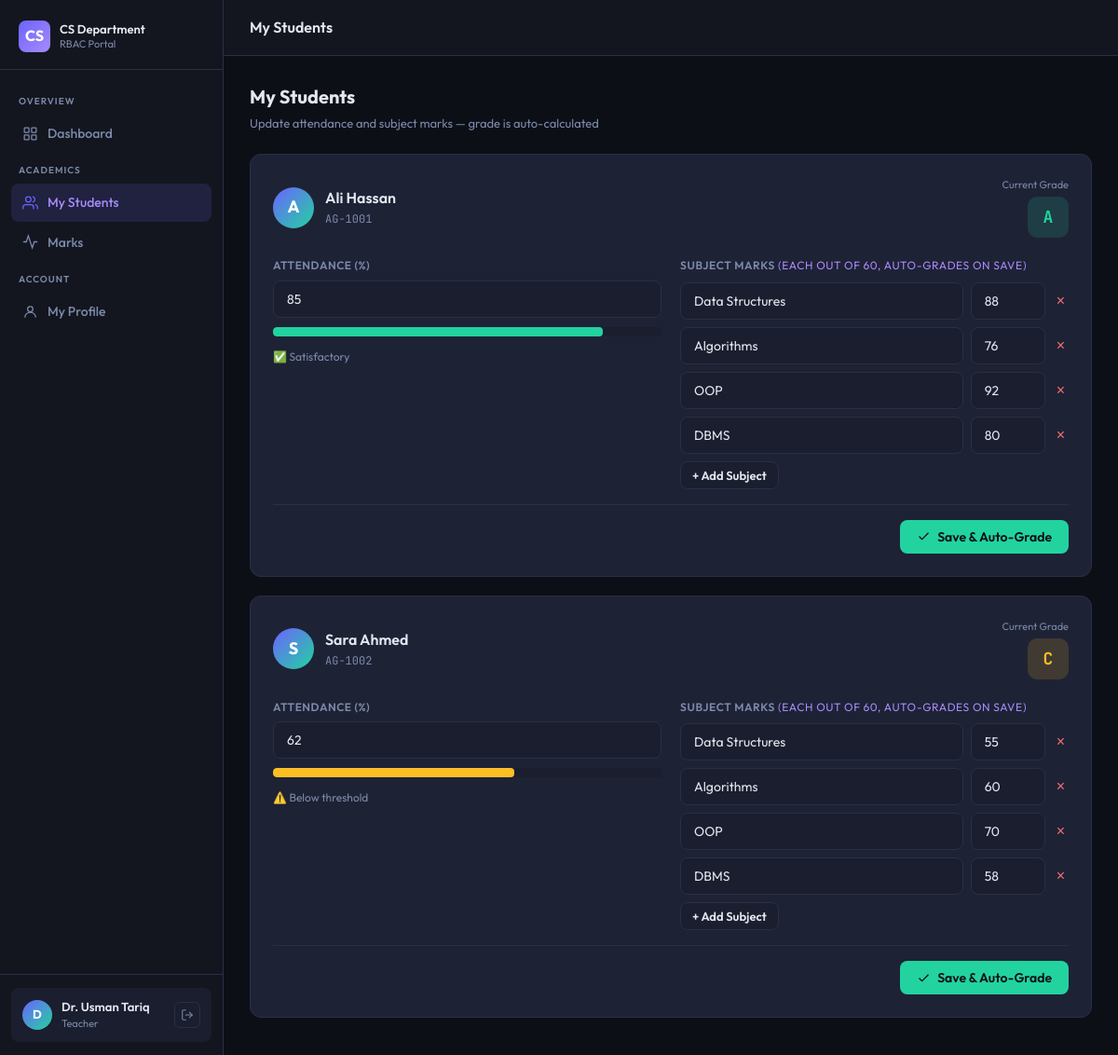
The app's page /teacher/students.php (signed in) with its own data.
### tables this page shows
CREATE TABLE IF NOT EXISTS student_records (
  student_id INT AUTO_INCREMENT PRIMARY KEY,
  ag_number  VARCHAR(50) NOT NULL UNIQUE,
  teacher_id INT         NOT NULL,
  attendance INT         DEFAULT 0,
  marks      TEXT,
  grades     VARCHAR(5)  DEFAULT NULL,
  created_at TIMESTAMP DEFAULT CURRENT_TIMESTAMP,
  FOREIGN KEY (teacher_id) REFERENCES users(user_id) ON DELETE CASCADE
);

CREATE TABLE IF NOT EXISTS users (
  user_id    INT AUTO_INCREMENT PRIMARY KEY,
  username   VARCHAR(100) NOT NULL UNIQUE,
  password   VARCHAR(255) NOT NULL,
  full_name  VARCHAR(150) NOT NULL,
  ag_number  VARCHAR(50)  DEFAULT NULL UNIQUE,
  role_id    INT          NOT NULL DEFAULT 3,
  status     ENUM('active','inactive') DEFAULT 'active',
  created_at TIMESTAMP DEFAULT CURRENT_TIMESTAMP,
  FOREIGN KEY (role_id) REFERENCES roles(role_id)
);

### config/db.php (called while the page is built, shortened)
<?php
if (!function_exists('e')) {
    function e($string) {
        return htmlspecialchars((string)$string, ENT_QUOTES, 'UTF-8');
    }
}

### teacher/students.php (the view, shortened to what this page needs)
<?php
require "../auth/auth_check.php";
$students = $conn->query("
    SELECT u.user_id, u.full_name, u.ag_number,
           s.student_id, s.attendance, s.marks, s.grades
    FROM users u
    JOIN student_records s ON u.ag_number = s.ag_number
    WHERE u.role_id = 3 AND s.teacher_id = {$_SESSION['user_id']}
    ORDER BY u.full_name
");
include "../layouts/header.php";
?>
<div class="page-header">
  <div><h2>My Students</h2><p>Update attendance and subject marks — grade is auto-calculated</p></div>
</div>
<?php if ($students && $students->num_rows): ?>
<div style="display:flex;flex-direction:column;gap:20px">
  <?php while ($s = $students->fetch_assoc()):
    $marks = json_decode($s['marks'] ?? '{}', true);
    $gradeClass = match($s['grades']) { 'F'=>'grade-F','B'=>'grade-B','C'=>'grade-C', default=>'grade-A' };
    $attFill = $s['attendance'] >= 75 ? 'good' : ($s['attendance'] >= 50 ? 'warn' : 'bad');
  ?>
  <div class="card">
    <div style="display:flex;align-items:center;justify-content:space-between;margin-bottom:20px">
      <div style="display:flex;align-items:center;gap:12px">
        <div style="width:44px;height:44px;border-radius:50%;background:linear-gradient(135deg,var(--accent),var(--green));display:flex;align-items:center;justify-content:center;font-weight:700;font-size:18px;color:#fff">
          <?= strtoupper(substr($s['full_name'],0,1)) ?>
        </div>
        <div>
          <div style="font-weight:600;font-size:16px"><?= e($s['full_name']) ?></div>
          <div class="mono" style="font-size:12px;color:var(--muted)"><?= e($s['ag_number'] ?? '—') ?></div>
        </div>
      </div>
      <div style="text-align:right">
        <div style="font-size:11px;color:var(--muted);margin-bottom:4px">Current Grade</div>
        <span class="grade-badge <?= $gradeClass ?>" style="font-size:18px;width:44px;height:44px;border-radius:10px">
          <?= e($s['grades'] ?: '—') ?>
        </span>
      </div>
    </div>
    <form method="post">
      <div class="grid-2">
        <div>
          <div class="form-group">
            <label>Attendance (%)</label>
            <input type="number" name="attendance"
                   value="<?= e($s['attendance']) ?>"
                   min="0" max="100"
                   oninput="updateBar(this, 'bar-<?= $s['student_id'] ?>')">
          </div>
          <div class="progress-bar" style="height:10px;margin-top:-6px;margin-bottom:12px">
            <div id="bar-<?= $s['student_id'] ?>" class="progress-fill <?= $attFill ?>" style="width:<?= e($s['attendance']) ?>%"></div>
          </div>
          <p style="font-size:12px;color:var(--muted)">
            <?php if ($s['attendance'] >= 75): ?>✅ Satisfactory
            <?php elseif ($s['attendance'] >= 50): ?>⚠️ Below threshold
            <?php else: ?>❌ Critical — below 50%<?php endif; ?>
          </p>
        </div>
        <div>
          <label style="display:block;font-size:12px;font-weight:600;color:var(--muted);margin-bottom:8px;letter-spacing:.05em;text-transform:uppercase">
            Subject Marks <span style="color:var(--accent2);font-weight:400">(each out of 60, auto-grades on save)</span>
          </label>
          <div id="marks-container-<?= $s['student_id'] ?>" style="display:flex;flex-direction:column;gap:8px">
            <?php if (!empty($marks)):
              foreach ($marks as $subj => $mark): ?>
              <div style="display:flex;gap:8px;align-items:center">
                <input type="text"   name="subjects[]"   value="<?= e($subj) ?>" placeholder="Subject" style="flex:1">
                <input type="number" name="mark_vals[]"  value="<?= e($mark) ?>" min="0" max="60" style="width:80px">
                <button type="button" onclick="this.parentElement.remove()" style="background:transparent;border:none;color:var(--red);cursor:pointer;font-size:16px;padding:0 4px">×</button>
              </div>
            <?php endforeach; endif; ?>
          </div>
          <button type="button" class="btn btn-secondary btn-sm" style="margin-top:8px"
                  onclick="addRow('marks-container-<?= $s['student_id'] ?>')">
            + Add Subject
          </button>
        </div>
      </div>
      <div style="display:flex;justify-content:flex-end;margin-top:16px;padding-top:16px;border-top:1px solid var(--border)">
        <button type="submit" class="btn btn-success">
          <svg viewBox="0 0 24 24" fill="none" stroke="currentColor" stroke-width="2"><polyline points="20 6 9 17 4 12"/></svg>
          Save &amp; Auto-Grade
        </button>
      </div>
    </form>
  </div>
  <?php endwhile; ?>
</div>
<?php endif; ?>
<?php include "../layouts/footer.php"; ?>

### assets/style.css (style rules this page uses)
:root { --bg: #0d0f17; --bg2: #13161f; --bg3: #1a1e2e; --card: #1e2235; --border: #2a2f45; --accent: #6c63ff; --accent2: #a78bfa; --green: #22d3a0; --red: #f87171; --amber: #fbbf24; --blue: #60a5fa; --text: #e2e8f0; --muted: #7c8aaa; --sidebar-w: 240px; --header-h: 60px; }
*, *::before, *::after { box-sizing: border-box; margin: 0; padding: 0; }
html, body { font-family: 'Outfit', sans-serif; background: var(--bg); color: var(--text); min-height: 100vh; font-size: 15px; line-height: 1.6; }
.card { background: var(--card); border: 1px solid var(--border); border-radius: 12px; padding: 24px; }
.form-group { margin-bottom: 16px; }
label { display: block; font-size: 12px; font-weight: 600; color: var(--muted); margin-bottom: 6px; letter-spacing: .04em; text-transform: uppercase; }
input[type="text"], input[type="password"], input[type="number"], input[type="email"], select, textarea { width: 100%; padding: 10px 14px; background: var(--bg3); border: 1px solid var(--border); border-radius: 8px; color: var(--text); font-family: 'Outfit', sans-serif; font-size: 14px; transition: border-color .18s, box-shadow .18s; outline: none; }
.btn { display: inline-flex; align-items: center; gap: 7px; padding: 9px 18px; border-radius: 8px; font-family: 'Outfit', sans-serif; font-size: 14px; font-weight: 600; cursor: pointer; border: none; transition: all .18s; text-decoration: none; white-space: nowrap; }
.btn svg { width: 15px; height: 15px; }
.btn-success { background: var(--green); color: #0d0f17; }
.btn-secondary { background: var(--bg3); border: 1px solid var(--border); color: var(--text); }
.btn-sm { padding: 6px 12px; font-size: 13px; }
.page-header { display: flex; align-items: center; justify-content: space-between; margin-bottom: 22px; }
.page-header h2 { font-size: 20px; font-weight: 700; color: var(--text); }
.page-header p { font-size: 13px; color: var(--muted); margin-top: 2px; }
.progress-bar { height: 8px; background: var(--bg3); border-radius: 4px; overflow: hidden; }
.progress-fill { height: 100%; border-radius: 4px; transition: width .4s; }
.progress-fill.good { background: var(--green); }
.progress-fill.warn { background: var(--amber); }
.grid-2 { display: grid; grid-template-columns: 1fr 1fr; gap: 20px; }
.grade-badge { display: inline-flex; align-items: center; justify-content: center; width: 36px; height: 36px; border-radius: 8px; font-size: 15px; font-weight: 700; font-family: 'JetBrains Mono', monospace; }
.grade-A { background: rgba(34,211,160,.15); color: var(--green); }
.grade-C { background: rgba(251,191,36,.15); color: var(--amber); }
.mono { font-family: 'JetBrains Mono', monospace; font-size: 13px; }

### records on screen
student_records: users.full_name "A", users.full_name "Ali Hassan", users.ag_number "AG-1001", grades "A", attendance "85", shows "✅ Satisfactory", value "Data Structures", marks "88", value "Algorithms", marks "76", value "OOP", marks "92", value "DBMS", marks "80"
student_records: users.full_name "S", users.full_name "Sara Ahmed", users.ag_number "AG-1002", grades "C", attendance "62", shows "⚠️ Below threshold", value "Data Structures", marks "55", value "Algorithms", marks "60", value "OOP", marks "70", value "DBMS", marks "58"

### other values on screen
$label "Dashboard My Students Marks My Profile"
$initials "D"
$fname "Dr. Usman Tariq"
$roleLabel "Teacher"
$pageTitle "My Students"
